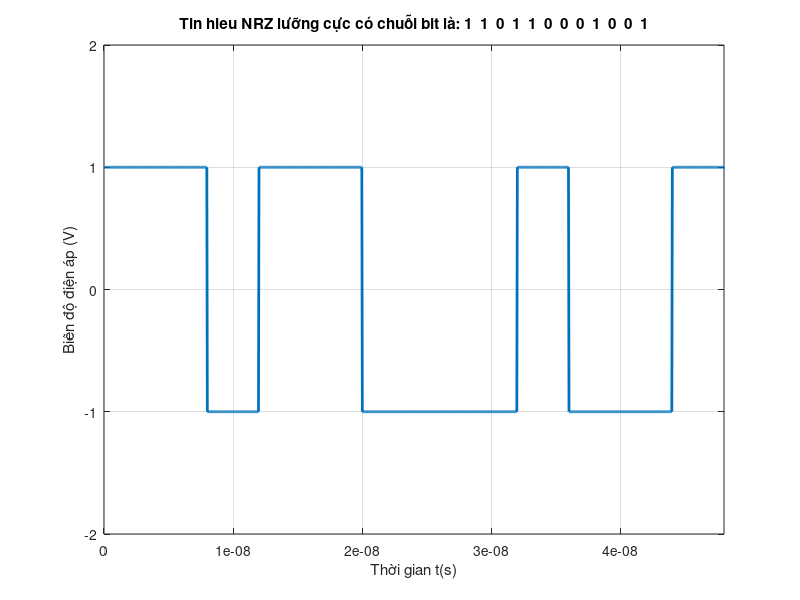

Here is the MATLAB script that generated this plot:
% NRZ bipolar/polar

% a. Tạo chuỗi bit nhị phân ngẫu nhiên gồm 120 phần tử.
% b. Chuyển đổi chuỗi bit thành dạng sóng mã đường NRZ lưỡng cực (Polar NRZ) tại tốc độ 250 Mb/s.
% c. Vẽ biểu diễn dạng sóng tín hiệu trên 15 chu kì bit đầu tiên.
clear;
clc; close all;

element = 120;
bit = randi([0 1], 1, element);

R = 250*1e6;
T = 1/R;
Ns = 100;
fs = Ns * R;
Ts = 1/fs;
nums_disp = 12;
text = num2str(bit(1:nums_disp));
t = 0:Ts:element*T-Ts;
bits_polar = 2*bit-1;    % bipolar
% bits_polar = bit;          % polar
bit1 = repelem(bits_polar, Ns);

figure;
plot(t, bit1, 'LineWidth', 2);
title(['Tin hieu NRZ lưỡng cực có chuỗi bit là: ', text]);
xlabel('Thời gian t(s)');
ylabel('Biên độ điện áp (V)');
axis([0 nums_disp * T -2 2]);
grid on;
